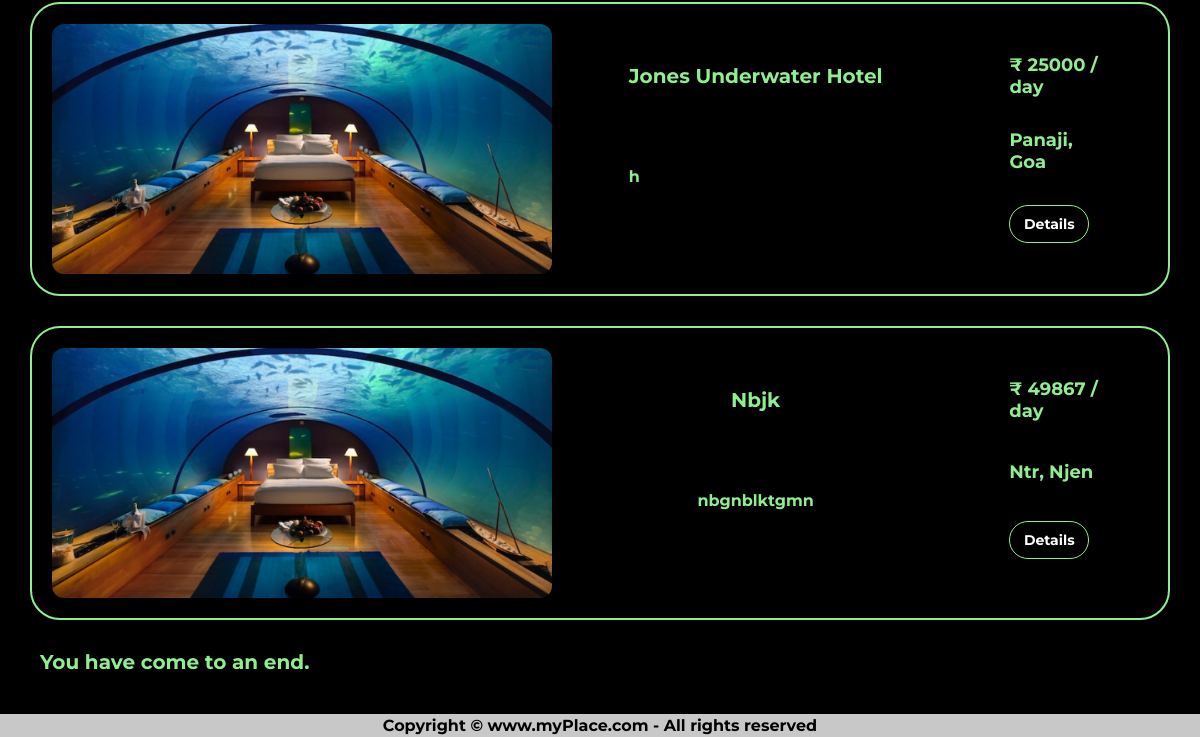
Before: /more/ (signed in, lower part) with the older database file.
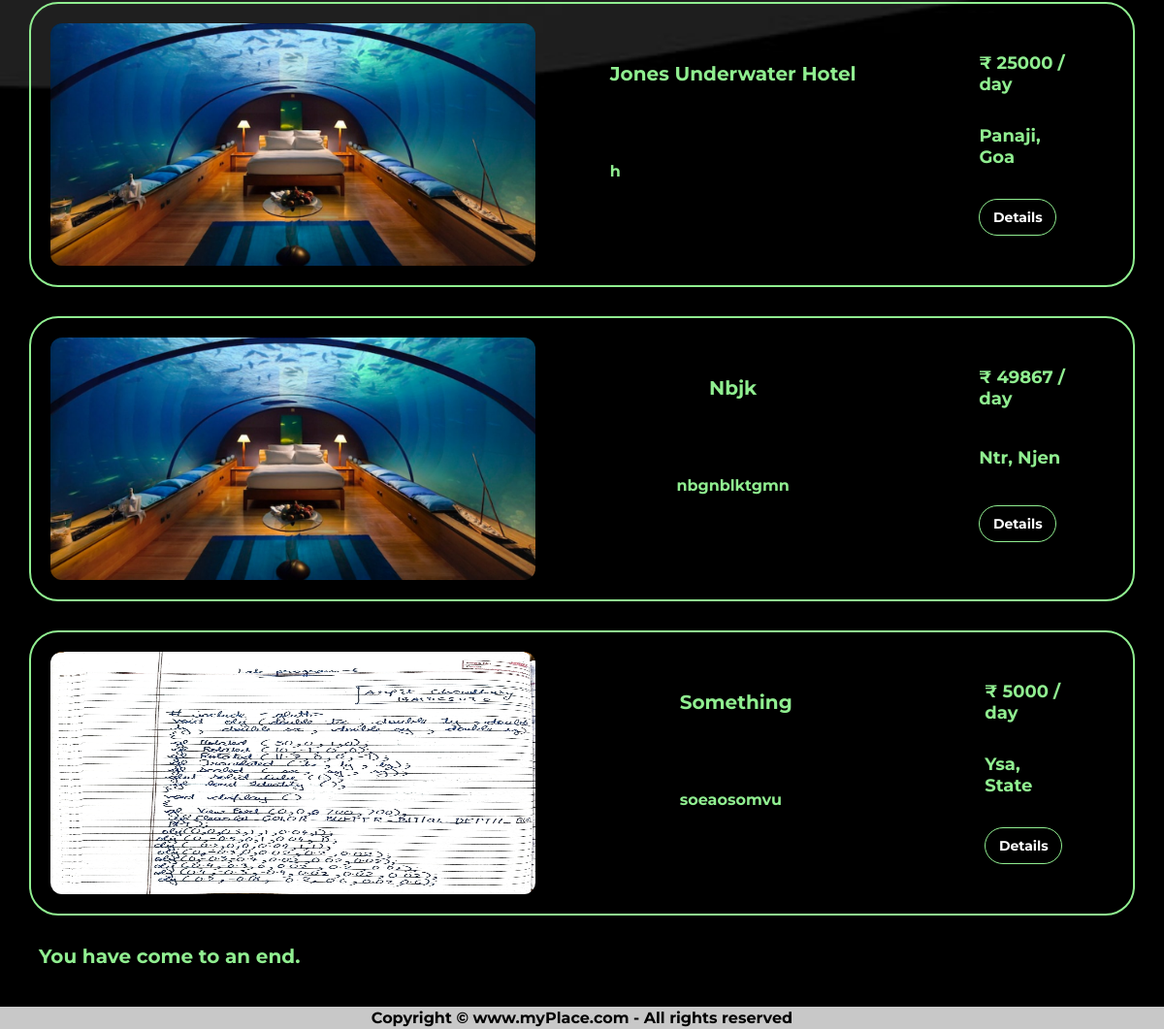
After: the same page with the newer database file.
### posts/models.py (models this page shows, shortened)
class Post(models.Model):
    title = models.CharField(max_length=50)
    category = models.CharField(max_length=20)
    price = models.CharField(max_length=10)
    desc = models.TextField()
    photo = models.ImageField(upload_to='posts/images')
    location = models.CharField(max_length=100)
    city = models.CharField(max_length=20)
    state = models.CharField(max_length=20)

### index/views.py (the view)
# urls.py: path('more/', seemore, name='more'),
def seemore(request):
    posts = Post.objects.all()
    context = {
        'posts': posts
    }
    if request.user.is_anonymous:
        return redirect('/login')
    return render(request, 'more.html', context)

### templates/more.html (shortened to what this page needs)
{% extends 'base.html' %}
{% block cssLink %}more{% endblock cssLink %}
{% block body %}
    {% for i in posts %}
        <div class="postView">
            <div class="photoDiv">
                <img class="photo" src="{{ i.photo.url }}" alt="{{ i.photo.name }}" height="250" width="500">
            </div>
            <div class="nameDiv">
                <p class="topic">{{ i.title }}</p>
                <p>{{ i.desc | truncatechars:250 }}
            </div>
            <div class="price">
                <p>&#8377; {{ i.price }} / day</p>
                <p>{{ i.city }}, {{ i.state }}</p>
                <a href="/details/{{ i.id }}">
                    <button type="button" class="inputs inpBtns">Details</button>
                </a>
            </div>
        </div>
    {% endfor %}
    <div class="end">
        <p>You have come to an end.</p>
    </div>
{% endblock body %}

### templates/base.html (shortened to what this page needs)
<!DOCTYPE html>
<html lang="en">
<head>
    <link rel="stylesheet" href="../static/css/{% block cssLink %}{% endblock cssLink %}.css">
</head>
<body>
    {% block body %}
    {% endblock body %}
    <p id="copyright">Copyright &copy; www.myPlace.com - All rights reserved</p>
</body>

### static/css/more.css (style rules this page uses)
* { padding: 0px; margin: 0px; }
body { background: url('../img/slbg.jpg'); background-repeat: no-repeat; background-size: cover; background-attachment: fixed; font-family: 'Montserrat', sans-serif; }
.inputs { border: solid lightgreen 1px; border-radius: 30px; font-size: 14px; padding: 9px; outline: none; background: transparent; color: white; font-weight: bold; font-family: 'Montserrat', sans-serif; }
.inpBtns { width: 80px; transition: 300ms; font-weight: bold; color: white; }
.postView { display: flex; margin: 0px 30px; margin-bottom: 30px; padding: 20px; height: 250px; border: solid lightgreen 2px; border-radius: 30px; }
#copyright { text-align: center; background-color: rgb(200, 200, 200); color: black; font-size: 16px; padding: 4px; font-weight: bold; }
.end { margin: 0px 40px; margin-bottom: 40px; color: lightgreen; font-size: 20px; font-weight: bold; }
.photoDiv { width: 500px; display: grid; justify-content: center; }
.photo { border-radius: 12px; }
#copyright { text-align: center; background-color: rgb(200, 200, 200); color: black; font-size: 16px; padding: 2px; font-weight: bold; }
.nameDiv { margin: 10px 30px; font-weight: bold; display: grid; justify-content: center; width: 500px; color: lightgreen; text-align: justify; }
.price { display: grid; font-size: 18px; justify-content: center; color: lightgreen; font-weight: bold; margin: 0px 50px; margin-top: 30px; }
.topic { text-align: center; font-size: 20px; margin-top: 30px; }

Changed rows visible on the page:
added Post: photo (picture), title "Something", desc "soeaosomvu", price "5000", city "Ysa", state "State"
